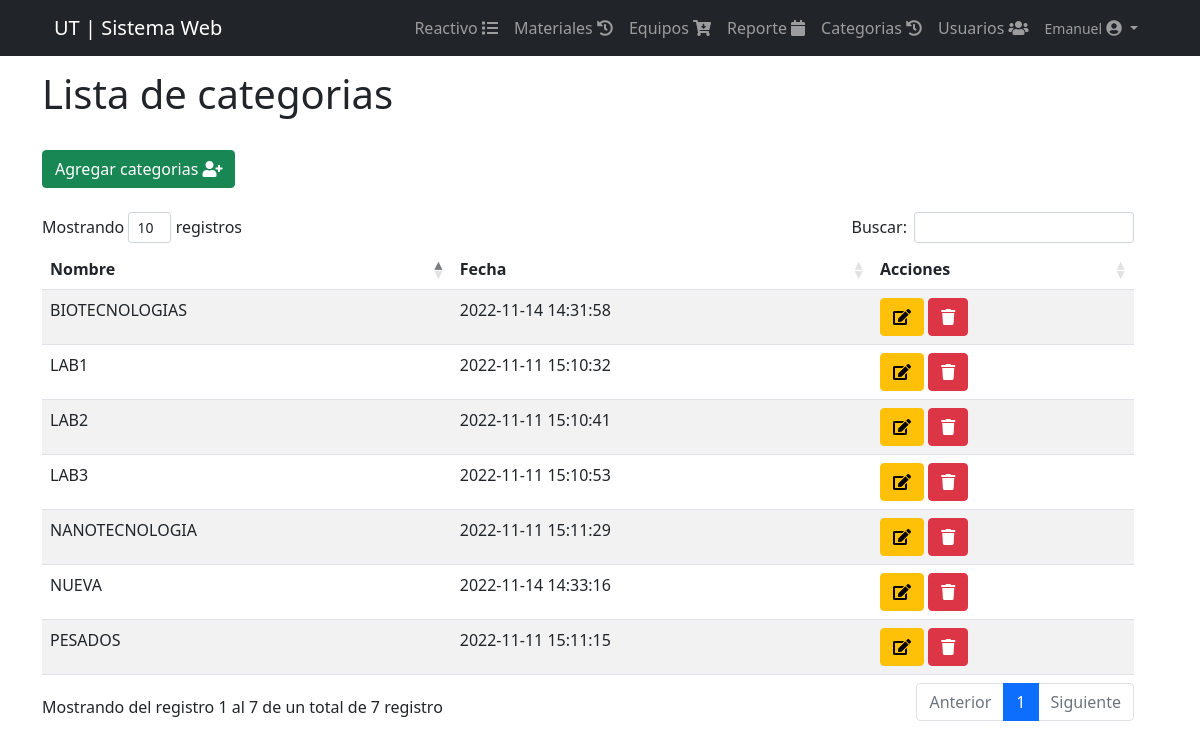
The app's page /views/categorias.php (signed in) with its own data.
### tables this page shows
CREATE TABLE `categorias` (
  `id` int(11) NOT NULL,
  `categoria` varchar(50) NOT NULL,
  `fecha` timestamp NOT NULL DEFAULT current_timestamp() ON UPDATE current_timestamp()
);

### views/categorias.php (the view, shortened to what this page needs)
<!DOCTYPE html>
<html lang="en">
<head>
    <?php include_once "../includes/header.php" ?>
</head>
<div class="row">
    <div class="col-sm">
    <h1>Lista de categorias</h1>
    <br>
    <div>
    <button type="button" class="btn btn-success" data-toggle="modal" data-target="#categoria">
				<span class="glyphicon glyphicon-plus"></span> Agregar categorias  <i class="fa fa-user-plus"></i> </a></button>
    </div>
    <br>
    <table class="table table-striped"  id= "table_id">
                   <thead>
                   <tr >
                   <th>Nombre</th>
                   <th>Fecha</th>
                   <th>Acciones</th>
                     </tr>
                </thead>
            <tbody>
            <?php
require_once ("../includes/db.php");
$result=mysqli_query($conexion,"SELECT * FROM categorias");
while ($fila = mysqli_fetch_assoc($result)):
?>
<tr>
<td><?php echo $fila['categoria']; ?></td>
<td><?php echo $fila['fecha']; ?></td>
<td>
<a class="btn btn-warning" href="../includes/editar_cat.php?id=<?php echo $fila['id']?> ">
<i  class="fa fa-edit "></i> </a>
<a href="../includes/eliminar_cat.php?id=<?php echo $fila['id']?> " class="btn btn-danger btn-del" >
<i  class="fa fa-trash "></i></a></button>
</td>
</tr>
<?php endwhile;?>
	</body>
  </table>
    </div>
</div>
<?php include("form_cat.php"); ?>
</html>

### css/estilo.css (style rules this page uses)
body { padding-top: 70px; }
html { scroll-behavior: smooth; }
a { text-decoration: none; }

### css/prueba.css (style rules this page uses)
a { text-decoration: none; }

### records on screen
categorias: categoria "LAB1", fecha "2022-11-11 15:10:32"
categorias: categoria "LAB2", fecha "2022-11-11 15:10:41"
categorias: categoria "LAB3", fecha "2022-11-11 15:10:53"
categorias: categoria "PESADOS", fecha "2022-11-11 15:11:15"
categorias: categoria "NANOTECNOLOGIA", fecha "2022-11-11 15:11:29"
categorias: categoria "BIOTECNOLOGIAS", fecha "2022-11-14 14:31:58"
categorias: categoria "NUEVA", fecha "2022-11-14 14:33:16"

### other values on screen
$_SESSION['nombre'] "Emanuel"
